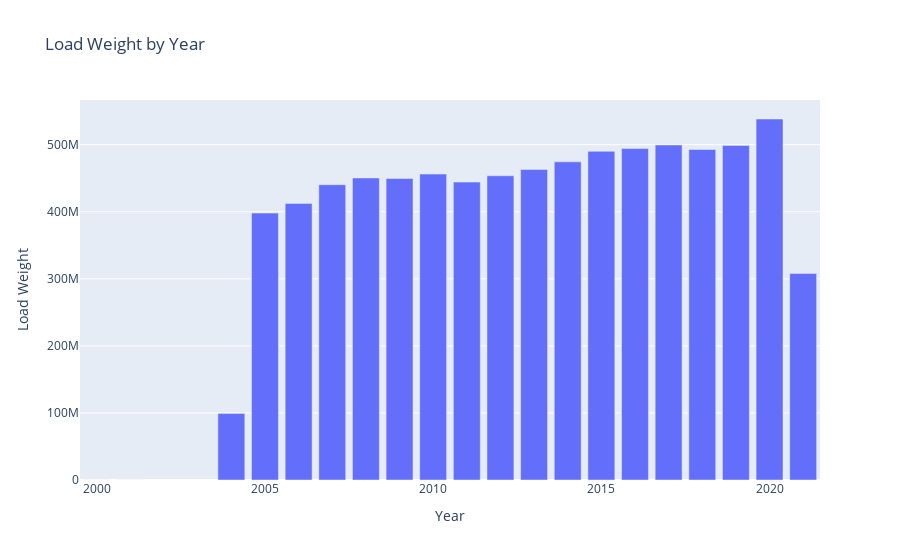

The notebook cell this image was saved under:
### Code cell
fig = px.bar(weightsum_by_year, x= weightsum_by_year.index, y="Load Weight", title='Load Weight by Year')
fig.show()

### Figure 1 — Plotly figure (JSON) as saved in the notebook; plotly's stock layout.template omitted (floating-point values rounded to 4 significant figures)
{"data": [{"alignmentgroup": "True", "hovertemplate": "Year=%{x}<br>Load Weight=%{y}<extra></extra>", "legendgroup": "", "marker": {"color": "#636efa", "pattern": {"shape": ""}}, "name": "", "offsetgroup": "", "orientation": "v", "showlegend": false, "textposition": "auto", "type": "bar", "x": [2000, 2001, 2004, 2005, 2006, 2007, 2008, 2009, 2010, 2011, 2012, 2013, 2014, 2015, 2016, 2017, 2018, 2019, 2020, 2021], "xaxis": "x", "y": [2940, 31320, 99340398, 398039215, 412467507, 440434632, 450440845, 449563234, 456218917, 444279347, 453635109, 463140246, 474482585, 490125736, 494224133, 499623063, 492915926, 498997378, 538346515, 308000000.0], "yaxis": "y"}], "layout": {"barmode": "relative", "legend": {"tracegroupgap": 0}, "title": {"text": "Load Weight by Year"}, "xaxis": {"anchor": "y", "domain": [0, 1], "title": {"text": "Year"}}, "yaxis": {"anchor": "x", "domain": [0, 1], "title": {"text": "Load Weight"}}}}
